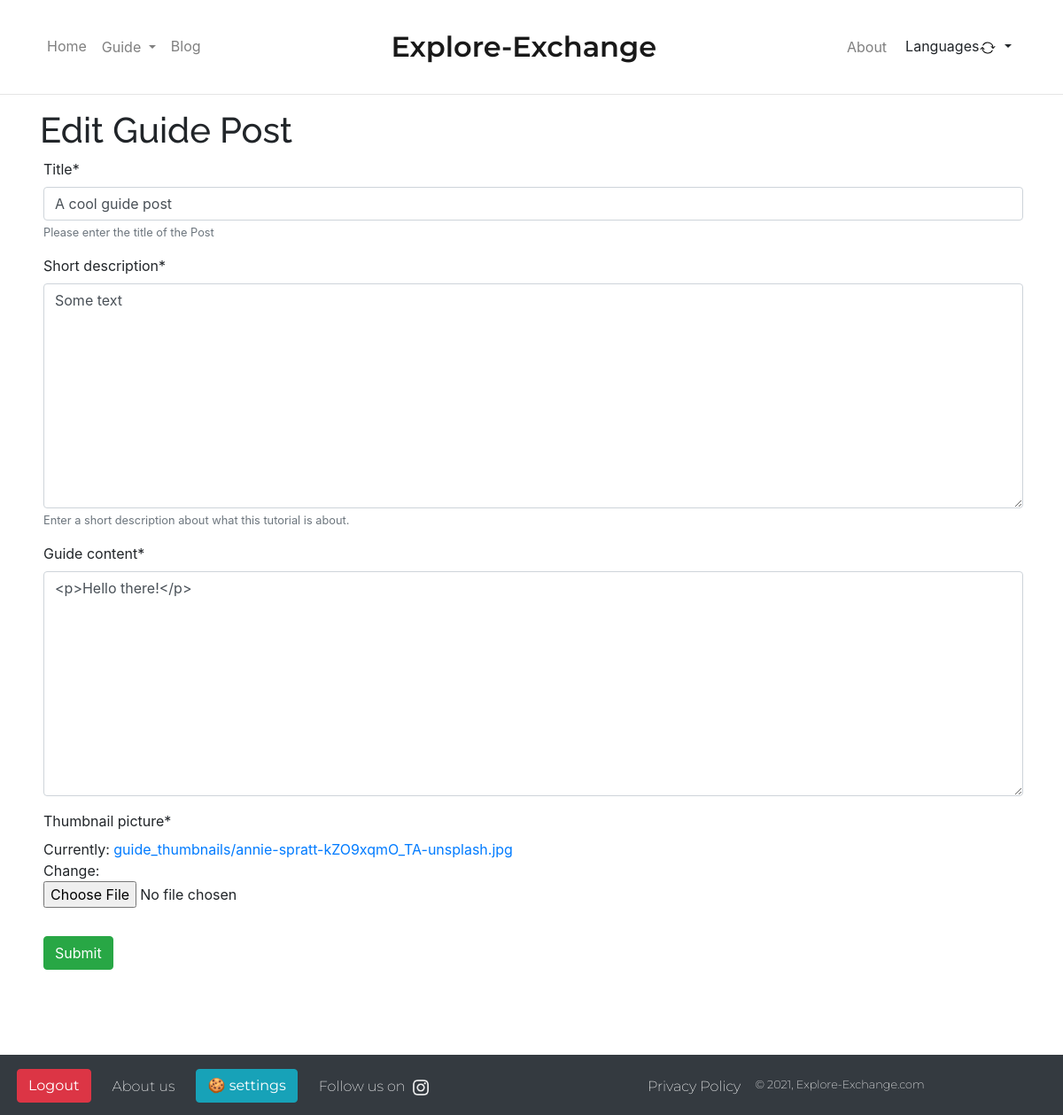
/en/guide/guide/cool-guide-post/update/ (signed in), run on the app's committed database.
### exchangeguide/models.py (models this page shows, shortened)
class GuidePost(models.Model):
    title = models.CharField(verbose_name=_("Title"), help_text=_("Please enter the title of the Post"), max_length=50)
    slug = models.SlugField(help_text=_("Slug consisting of title of guide post."), unique=True, null=False, default="guidePost")
    author = models.ForeignKey("exchangeblog.BlogAuthor", verbose_name=_("Author"),  on_delete=models.SET_NULL, null=True)
    guide_content = CKEditor5Field(config_name='blogpost-editor', verbose_name=_("Guide content"), help_text=_("Here is the place to write the actual guide itself."))
    short_description = models.TextField(verbose_name=_("Short description"), help_text=_("Enter a short description about what this tutorial is about."), max_length=250)
    thumbnail_picture = ProcessedImageField(verbose_name=_("Thumbnail picture"), upload_to='guide_thumbnails/', processors=[ResizeToFill(500, 300)], options={'quality': 80}, max_length=100)
    main_guide_post_number = models.IntegerField(verbose_name=_("Main Guide Post Number"), help_text=_("If post is part of the main step by step guide, enter its number in the order here."), unique=True, blank=True, null=True)

### exchangeguide/views.py (the view)
# urls.py: path('guide/<slug:slug>/update/', views.GuidePostUpdate.as_view(), name="guide-update"),
class GuidePostUpdate(LoginRequiredMixin, PermissionRequiredMixin, UserPassesTestMixin, generic.UpdateView):
    model = GuidePost
    fields = ['title', 'short_description', 'guide_content', 'thumbnail_picture',]
    permission_required = 'exchangeguide.add_guidepost'
    permission_denied_message = 'Permission denied. Please make sure you have permission to create and update a guide post.'
    def test_func(self):
        return is_author_test_func(self)

### blog/helpers.py (called while the page is built)
def is_author_test_func(self):
    try:
        if not BlogAuthor.objects.filter(user=self.request.user).exists():
            raise PermissionDenied(_("You have to create a blog author profile before you can create or update any posts."))
    except:
        raise PermissionDenied(_("You have to apply for a user account to get the permission to add any posts."))
    obj = self.get_object()
    return obj.author == BlogAuthor.objects.get(user=self.request.user)

### exchangeguide/templates/exchangeguide/guidepost_form.html (shortened to what this page needs)
{% extends "base_generic.html" %}
{% load i18n %}
{% load static %}
{% load crispy_forms_tags %}
{% block content %}
<h1>{% trans "Edit Guide Post" %}</h1>
<form method="post" class="form-horizontal ml-md-1" action="" enctype='multipart/form-data'>
        {{ form|crispy }}
        <input type="submit" class="btn btn-success mt-3 mb-5">
</form>
{% endblock %}

### templates/base_generic.html (style rules this page uses)
html, body { height: 100%; width: 100%; margin: 0; }
body { display: flex; flex-direction: column; }
h1 { font-family: 'Raleway', sans-serif; font-weight: 500; }

### data on the page
GuidePost: title "A cool guide post", short_description "Some text", guide_content "<p>Hello there!</p>"
